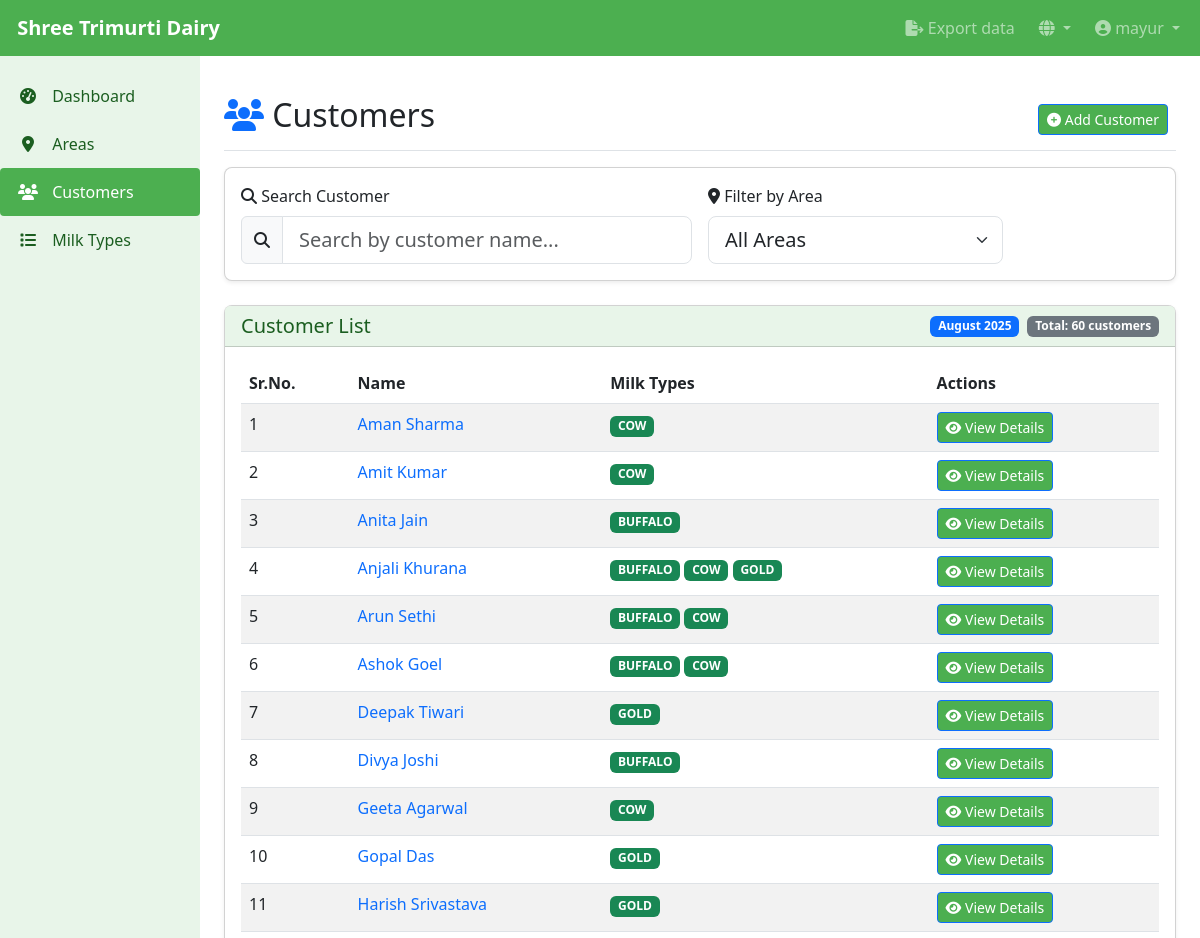
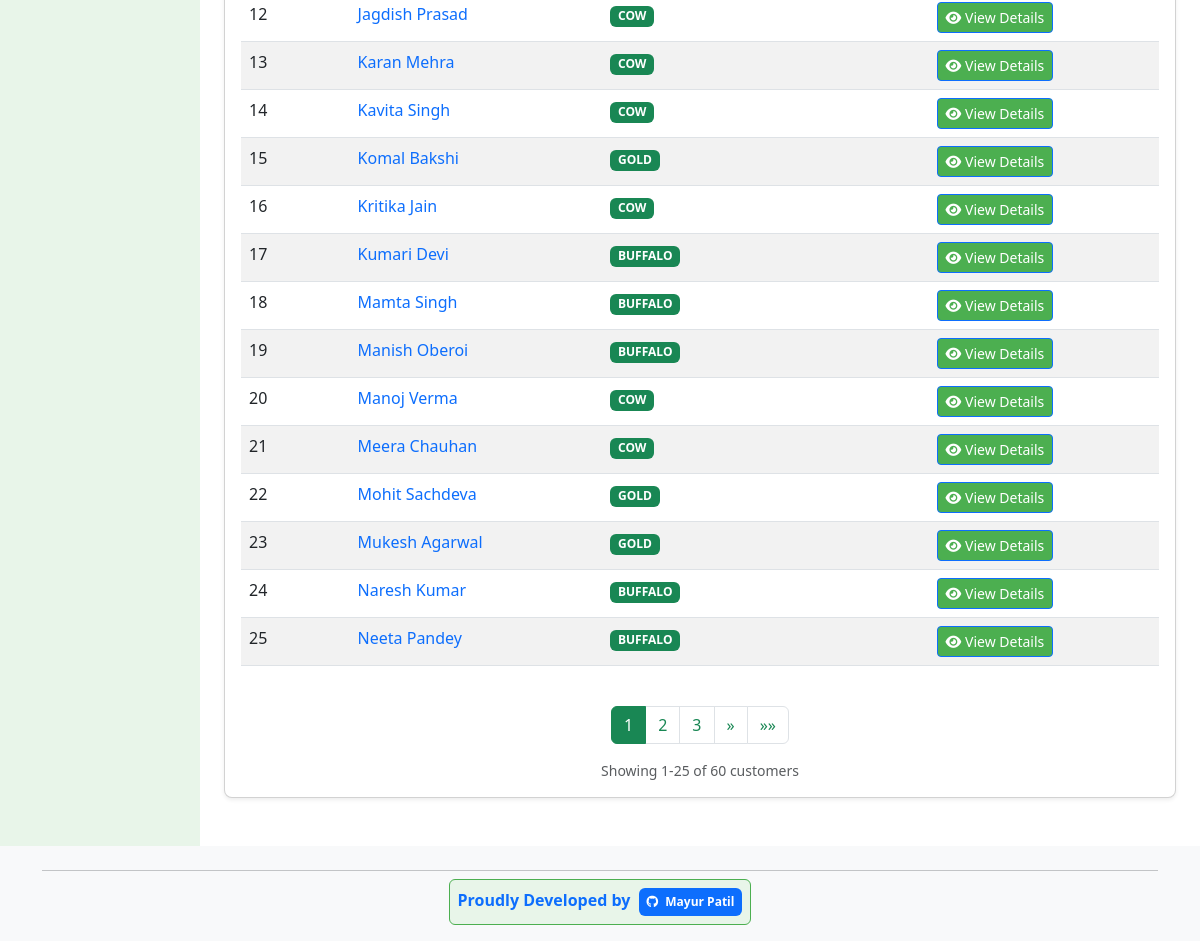
The app's page /en/dairy/customers/ (signed in) with its own data (2 pictures, top to bottom).
### dairy_app/models.py (models this page shows, shortened)
class Customer(models.Model):
    user = models.ForeignKey(User, on_delete=models.CASCADE, related_name='customers')
    name = models.CharField(max_length=200)
    address = models.TextField(blank=True, null=True)
    phone = models.CharField(max_length=20, blank=True, null=True)
    milk_types = models.ManyToManyField(MilkType, related_name='customers')
    area = models.ForeignKey(Area, on_delete=models.SET_NULL, null=True, blank=True, related_name='customers')
    date_joined = models.DateTimeField(auto_now_add=True)
    delivery_order = models.PositiveIntegerField(default=0, help_text=_('Order for delivery route within area'))
    class Meta:
        ordering = ['area', 'delivery_order', 'name']

class MilkType(models.Model):
    name = models.CharField(max_length=100)
    rate_per_liter = models.DecimalField(max_digits=10, decimal_places=2, help_text=_('Rate in Rs per liter'))
    class Meta:
        ordering = ['name']

### dairy_app/views.py (the view, shortened to what this page needs)
# urls.py: path('customers/', views.CustomerListView.as_view(), name='customer_list'),
class CustomerListView(LoginRequiredMixin, ListView):
    model = Customer
    template_name = 'dairy_app/customer_list.html'
    context_object_name = 'customers'
    paginate_by = 25  # Show 25 customers per page
    def get_queryset(self):
        queryset = Customer.objects.all()
        area_id = self.request.GET.get('area')
        area_filtered = False
        if area_id:
            try:
                queryset = queryset.filter(area_id=area_id)
                area_filtered = True
            except ValueError:
                pass
        search_query = self.request.GET.get('search', '').strip()
        if search_query:
            queryset = queryset.filter(name__icontains=search_query)
        if area_filtered:
            return queryset.order_by('delivery_order', 'date_joined')  # Milk distribution route order
        else:
            return queryset.order_by('name')  # Alphabetical for general browsing
    def get_context_data(self, **kwargs):
        context = super().get_context_data(**kwargs)
        today = timezone.now().date()
        search_query = self.request.GET.get('search', '').strip()
        if search_query:
            for customer in context['customers']:
                customer.highlighted_name = self.highlight_text(customer.name, search_query)
        if self.request.user.is_superuser:
            areas = Area.objects.all()
        else:
            areas = Area.objects.filter(user=self.request.user)
        context['areas'] = areas
        area_id = self.request.GET.get('area')
        if area_id:
            try:
                context['selected_area'] = int(area_id)
            except ValueError:
                pass
        page_obj = context['page_obj']
        paginator = context['paginator']
        page_range = list(paginator.get_elided_page_range(page_obj.number, on_each_side=2, on_ends=1))
        context.update({
            'search_query': search_query,
            'current_month': today.strftime('%B %Y'),
            'page_range': page_range,
            'total_customers': paginator.count
        })
        return context
    def get(self, request, *args, **kwargs):
        is_ajax = (request.headers.get('X-Requested-With') == 'XMLHttpRequest' and
                  request.GET.get('ajax_search') == 'true')
        return super().get(request, *args, **kwargs)

### dairy_app/templates/dairy_app/customer_list.html (shortened to what this page needs)
{% extends 'base.html' %}
{% load dict_filters %}
{% load i18n %}
{% block content %}
<div class="d-flex justify-content-between flex-wrap flex-md-nowrap align-items-center pt-3 pb-2 mb-3 border-bottom">
    <h1 class="h2"><i class="fas fa-users text-primary"></i> {% trans "Customers" %}</h1>
    <div class="btn-toolbar mb-2 mb-md-0">
        <div class="btn-group me-2">
            <a href="{% url 'customer_add' %}" class="btn btn-sm btn-primary">
                <i class="fas fa-plus-circle"></i> {% trans "Add Customer" %}
            </a>
        </div>
    </div>
</div>
<div class="card mb-4">
    <div class="card-body">
        <div class="row g-3 align-items-end">
            <div class="col-md-6">
                <label for="searchInput" class="form-label"><i class="fas fa-search"></i> {% trans "Search Customer" %}</label>
                <div class="input-group">
                    <span class="input-group-text"><i class="fas fa-search"></i></span>
                    <input type="text" name="search" id="searchInput" class="form-control form-control-lg"
                           placeholder="{% trans 'Search by customer name...' %}" value="{{ search_query }}" autofocus>
                </div>
            </div>
            <div class="col-md-4">
                <label for="areaFilter" class="form-label"><i class="fas fa-map-marker-alt"></i> {% trans "Filter by Area" %}</label>
                <select id="areaFilter" class="form-select form-select-lg">
                    <option value="">{% trans "All Areas" %}</option>
                </select>
            </div>
        </div>
    </div>
</div>
<div class="card">
    <div class="card-header">
        <div class="d-flex justify-content-between align-items-center">
            <h5 class="mb-0">{% trans "Customer List" %}</h5>
            <div class="d-flex align-items-center">
                <span class="badge bg-primary me-2">{{ current_month }}</span>
                {% if total_customers %}
                <span class="badge bg-secondary">{% trans "Total" %}: {{ total_customers }} {% trans "customers" %}</span>
                {% endif %}
            </div>
        </div>
    </div>
    <div class="card-body">
        <div class="table-responsive">
            <table class="table table-striped table-hover">
                <thead>
                    <tr>
                        <th>{% trans "Sr.No." %}</th>
                        <th>{% trans "Name" %}</th>
                        <th>{% trans "Milk Types" %}</th>
                        <th>{% trans "Actions" %}</th>
                    </tr>
                </thead>
                <tbody id="customerTableBody">
                    {% for customer in customers %}
                    <tr>
                        <td>{{ forloop.counter }}</td>
                        <td>
                            <a href="{% url 'customer_detail' customer.id %}" class="text-decoration-none">
                            {% if search_query and customer.highlighted_name %}
                                {{ customer.highlighted_name|safe }}
                            {% else %}
                                {{ customer.name }}
                            {% endif %}
                            </a>
                        </td>
                        <td>
                            {% for milk_type in customer.milk_types.all %}
                            <span class="badge bg-success">{{ milk_type.name }}</span>
                            {% empty %}
                            <span class="badge bg-light text-dark">{% trans "None" %}</span>
                            {% endfor %}
                        </td>
                        <td>
                            <div class="btn-group btn-group-sm">
                                <a href="{% url 'customer_detail' customer.id %}" class="btn btn-primary">
                                    <i class="fas fa-eye"></i> {% trans "View Details" %}
                                </a>
                            </div>
                        </td>
                    </tr>
                    {% endfor %}
                </tbody>
            </table>
        </div>
        {% if is_paginated %}
        <div class="d-flex justify-content-center mt-4">
            <nav aria-label="Customer pagination">
                <ul class="pagination pagination-ajax">
                    {% for page_num in page_range %}
                        {% if page_num == "..." %}
                            <li class="page-item disabled"><span class="page-link">...</span></li>
                        {% else %}
                            <li class="page-item {% if page_obj.number == page_num %}active{% endif %}">
                                <a class="page-link" href="?page={{ page_num }}{% if search_query %}&search={{ search_query }}{% endif %}{% if selected_area %}&area={{ selected_area }}{% endif %}">{{ page_num }}</a>
                            </li>
                        {% endif %}
                    {% endfor %}
                    {% if page_obj.has_next %}
                    <li class="page-item">
                        <a class="page-link" href="?page={{ page_obj.next_page_number }}{% if search_query %}&search={{ search_query }}{% endif %}{% if selected_area %}&area={{ selected_area }}{% endif %}" aria-label="Next">
                            <span aria-hidden="true">&raquo;</span>
                        </a>
                    </li>
                    <li class="page-item">
                        <a class="page-link" href="?page={{ paginator.num_pages }}{% if search_query %}&search={{ search_query }}{% endif %}{% if selected_area %}&area={{ selected_area }}{% endif %}" aria-label="Last">
                            <span aria-hidden="true">&raquo;&raquo;</span>
                        </a>
                    </li>
                    {% endif %}
                </ul>
            </nav>
        </div>
        <div class="text-center text-muted small">
            {% trans "Showing" %} {{ page_obj.start_index }}-{{ page_obj.end_index }} {% trans "of" %} {{ paginator.count }} {% trans "customers" %}
        </div>
        {% endif %}
    </div>
</div>
{% endblock %}

### templates/base.html (shortened to what this page needs)
<!DOCTYPE html>
<html lang="{% if LANGUAGE_CODE %}{{ LANGUAGE_CODE }}{% else %}en{% endif %}">
<head>
    {% load i18n %}
    <link href="https://cdn.jsdelivr.net/npm/bootstrap@5.3.0/dist/css/bootstrap.min.css" rel="stylesheet">
    <link href="https://cdnjs.cloudflare.com/ajax/libs/font-awesome/6.4.0/css/all.min.css" rel="stylesheet">
</head>
<body>
    <nav class="navbar navbar-expand-lg navbar-dark fixed-top">
        <div class="container-fluid">
            <a class="navbar-brand" href="{% url 'dashboard' %}">
                 {% trans "Shree Trimurti Dairy" %}
            </a>
            <div class="collapse navbar-collapse" id="navbarNav">
                <ul class="navbar-nav">
                    {% if user.is_authenticated %}
                    <li class="nav-item me-2">
                        <a class="nav-link {% if request.resolver_match.url_name == 'customer_export' %}active{% endif %}" href="{% url 'customer_export' %}">
                            <i class="fas fa-file-export"></i> {% trans "Export data" %}
                        </a>
                    </li>
                    <li class="nav-item dropdown me-2">
                        <a class="nav-link dropdown-toggle" href="#" id="languageDropdown" role="button" data-bs-toggle="dropdown" aria-expanded="false">
                            <i class="fas fa-globe"></i>
                        </a>
                            {% load i18n %}
                            {% get_current_language as LANGUAGE_CODE %}
                            {% get_available_languages as LANGUAGES %}
                            {% get_language_info_list for LANGUAGES as languages %}
                    </li>
                    <li class="nav-item dropdown">
                        <a class="nav-link dropdown-toggle" href="#" id="navbarDropdown" role="button" data-bs-toggle="dropdown" aria-expanded="false">
                            <i class="fas fa-user-circle"></i> {{ user.username }}
                        </a>
                    </li>
                    {% else %}
                    <li class="nav-item">
                        <a class="nav-link" href="{% url 'login' %}">{% trans "Login" %}</a>
                    </li>
                    {% endif %}
                </ul>
            </div>
        </div>
    </nav>
    <div class="container-fluid">
        <div class="row">
            {% if user.is_authenticated %}
            <div class="col-lg-2 d-none d-lg-block sidebar collapse" id="sidebar">
                <div class="position-sticky pt-3">
                    <ul class="nav flex-column">
                        <li class="nav-item">
                            <a class="nav-link {% if request.resolver_match.url_name == 'dashboard' %}active{% endif %}" href="{% url 'dashboard' %}">
                                <i class="fas fa-tachometer-alt"></i> {% trans "Dashboard" %}
                            </a>
                        </li>
                        <li class="nav-item">
                            <a class="nav-link {% if 'area' in request.resolver_match.url_name %}active{% endif %}" href="{% url 'area_list' %}">
                                <i class="fas fa-map-marker-alt"></i> {% trans "Areas" %}
                            </a>
                        </li>
                        <li class="nav-item">
                            <a class="nav-link {% if 'customer' in request.resolver_match.url_name %}active{% endif %}" href="{% url 'customer_list' %}">
                                <i class="fas fa-users"></i> {% trans "Customers" %}
                            </a>
                        </li>
                        <li class="nav-item">
                            <a class="nav-link {% if 'milk_type' in request.resolver_match.url_name %}active{% endif %}" href="{% url 'milk_type_list' %}">
                                <i class="fas fa-list"></i> {% trans "Milk Types" %}
                            </a>
                        </li>
                    </ul>
                </div>
            </div>
            {% endif %}
            <main class="{% if user.is_authenticated %}col-12 col-lg-10{% else %}col-12{% endif %} main-content">
                {% block content %}{% endblock %}
            </main>
        </div>
    </div>
    <footer class="footer mt-auto py-3 bg-light">
        <div class="container">
            <div class="row">
                <div class="col-12 text-center">
                    <hr class="my-2">
                    <div class="developer-credit p-2 d-inline-block rounded" style="background-color: var(--light-color); border: 1px solid var(--primary-color);">
                        <strong class="text-primary">{% trans "Proudly Developed by" %}</strong>
                        <a href="https://github.com/mayur5204" target="_blank" class="text-decoration-none ms-1">
                            <span class="badge bg-primary p-2">
                                <i class="fab fa-github me-1"></i> Mayur Patil
                            </span>
                        </a>
                    </div>
                </div>
            </div>
        </div>
    </footer>
</body>
</html>

### templates/base.html (style rules this page uses)
:root { --primary-color: #4CAF50; --accent-color: #FFC107; --light-color: #E8F5E9; --dark-color: #1B5E20; }
body { padding-top: 56px; min-height: 100vh; display: flex; flex-direction: column; padding-bottom: 60px; }
.navbar { background-color: var(--primary-color); }
.navbar-brand { font-weight: bold; }
.sidebar { background-color: var(--light-color); min-height: calc(100vh - 56px); padding-right: 0; padding-left: 0; }
.sidebar .nav-link { color: var(--dark-color); padding: 0.75rem 1rem; border-radius: 0.25rem; }
.sidebar .nav-link.active { background-color: var(--primary-color); color: white; }
.sidebar .nav-link i { margin-right: 0.5rem; width: 24px; text-align: center; }
.card { margin-bottom: 1.5rem; border-radius: 0.5rem; box-shadow: 0 0.125rem 0.25rem rgba(0, 0, 0, 0.075); }
.card-header { background-color: var(--light-color); color: var(--dark-color); font-weight: 600; }
.btn-primary { background-color: var(--primary-color); border-color: var (--primary-color); }
.main-content { flex: 1; padding: 1.5rem; }
footer { background-color: var(--light-color); padding: 1rem 0; margin-top: auto; }
@media (min-width: 992px) { body { padding-bottom: 0; } }

### dairy_app/templates/dairy_app/customer_list.html (style rules this page uses)
.page-link { color: #198754; }
.page-item.active .page-link { background-color: #198754; border-color: #198754; }

### records on screen
Customer: name "Aman Sharma"
MilkType: name "COW"
Customer: name "Amit Kumar"
Customer: name "Anita Jain"
MilkType: name "BUFFALO"
Customer: name "Anjali Khurana"
MilkType: name "GOLD"
Customer: name "Arun Sethi"
Customer: name "Ashok Goel"
Customer: name "Deepak Tiwari"
Customer: name "Divya Joshi"
Customer: name "Geeta Agarwal"
Customer: name "Gopal Das"
Customer: name "Harish Srivastava"
Customer: name "Jagdish Prasad"
Customer: name "Karan Mehra"
Customer: name "Kavita Singh"
Customer: name "Komal Bakshi"
Customer: name "Kritika Jain"
Customer: name "Kumari Devi"
Customer: name "Mamta Singh"
Customer: name "Manish Oberoi"
Customer: name "Manoj Verma"
Customer: name "Meera Chauhan"
Customer: name "Mohit Sachdeva"
Customer: name "Mukesh Agarwal"
Customer: name "Naresh Kumar"
Customer: name "Neeta Pandey"

### other values on screen
{{ user.username }} "mayur"
{{ total_customers }} "60"
{{ page_num }} "1" "2" "3"
{{ page_obj.start_index }} "1"
{{ page_obj.end_index }} "25"
{{ paginator.count }} "60"
